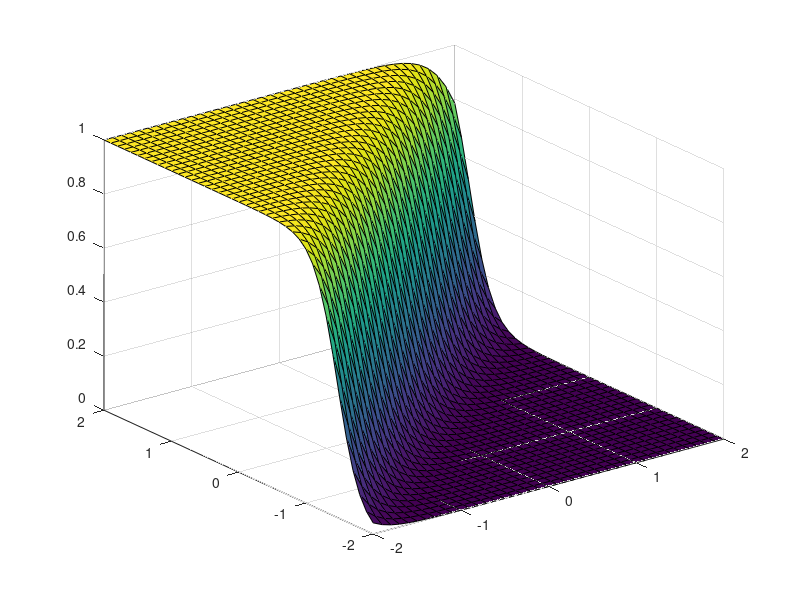

Write MATLAB code to recreate this figure.
% set up NN weights:
v= [-4.79 5.9];
b= [-0.93];
% set up plotting grid for sampling x:
%
[x1,x2]= meshgrid(-2 : 0.1 : 2);
Y=b+x1*-4.79+x2*5.9;
sigmoid = 1./(1+exp(-Y));
surf(x1,x2,sigmoid)
